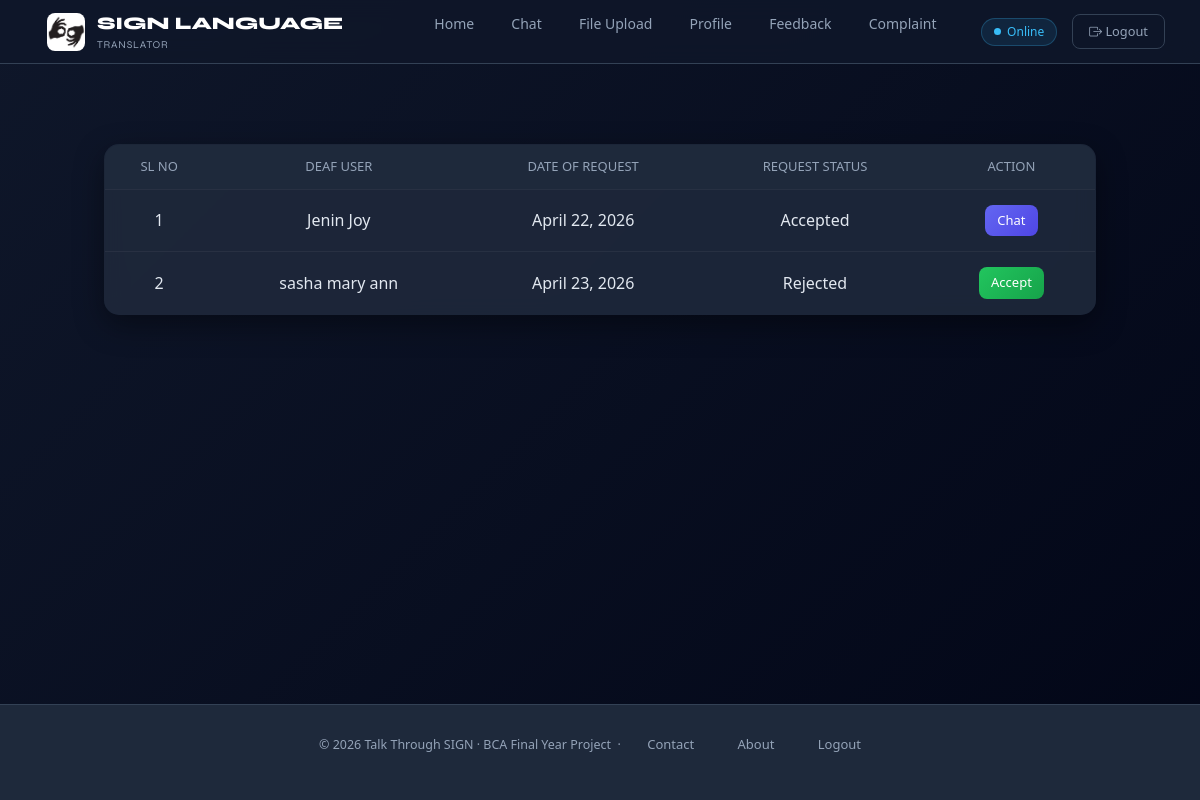
The page /User/ViewDeafRequest/ (signed in) on the database its author committed.
### User/models.py (models this page shows)
class tbl_request(models.Model):
    request_status=models.IntegerField(default=0)
    request_date=models.DateField(auto_now_add=True)
    user_id=models.ForeignKey(tbl_user,on_delete=models.CASCADE)
    deafuser_id=models.ForeignKey(tbl_deafuser,on_delete=models.CASCADE)

### Guest/models.py (models this page shows)
class tbl_deafuser(models.Model):
    deafuser_photo = models.FileField(upload_to="Assets/DeafUser/Photo")
    deafuser_name = models.CharField(max_length=30)
    deafuser_email = models.CharField(max_length=30)
    deafuser_contact = models.CharField(max_length=30,null=True)
    deafuser_address =  models.CharField(max_length=30)
    deafuser_password = models.CharField(max_length=8)
    place = models.ForeignKey(tbl_place, on_delete=models.CASCADE)
    deafuser_status = models.IntegerField(default=0)

### User/views.py (the view)
# urls.py: path('ViewDeafRequest/',views.ViewDeafRequest,name="ViewDeafRequest"),
def ViewDeafRequest(request):
    data=tbl_request.objects.filter(user_id=request.session['uid'])
    return render(request,'User/ViewDeafRequest.html',{'data':data})

### User/Templates/User/ViewDeafRequest.html (shortened to what this page needs)
{% extends 'User/Header.html' %}
{% load static %}
{% block content %}
<!DOCTYPE html>
<html lang="en">
<head>
</head>
<body>
    <table border="1">
        <tr>
            <td>SL NO</td>
            <td>Deaf User</td>
            <td>Date of Request</td>
            <td>Request Status</td>
            <td>Action</td>
        </tr>
        {% for i in data %}
        <tr>
            <td>{{forloop.counter}}</td>
            <td>{{i.deafuser_id.deafuser_name}}</td>
            <td>{{i.request_date}}</td>
            <td>
                {% if i.request_status == 0 %}
                Pending
                {% elif i.request_status == 1 %}
                Accepted
                {% elif i.request_status == 2 %}
                Rejected
                {% endif %}
            </td>
            <td>
                {% if i.request_status == 0 %}
                <a href="{% url 'User:acceptdeafrequest' i.id %}">Accept</a>
                <a href="{% url 'User:rejectdeafrequest' i.id %}">Reject</a>
                {% elif i.request_status == 1 %}
                <a href="{% url 'User:chat' i.deafuser_id.id %}">Chat</a>
                {% elif i.request_status == 2 %}
                <a href="{% url 'User:acceptdeafrequest' i.id %}">Accept</a>
                {% else %}
                Nil
                {% endif %}
            </td>
        </tr>
        {% endfor %}
    </table>
</body>
</html>
{% endblock content %}

### User/Templates/User/Header.html (style rules this page uses)
:root { --blue: #6366f1; --sky: #38bdf8; --dark: #0f172a; --card: #1e293b; --muted: #94a3b8; --border: #334155; --grad: linear-gradient(90deg, #6366f1, #38bdf8); }
* { box-sizing: border-box; margin: 0; padding: 0; }
body { font-family: 'DM Sans', sans-serif; background: var(--dark); color: #e2e8f0; min-height: 100vh; display: flex; flex-direction: column; }

### User/Templates/User/ViewDeafRequest.html (style rules this page uses)
body { background: linear-gradient(135deg, #0f172a, #020617); font-family: 'Segoe UI', Tahoma, Geneva, Verdana, sans-serif; color: #e2e8f0; }
table { width: 90%; margin: 40px auto; border-collapse: collapse; background: rgba(30, 41, 59, 0.9); backdrop-filter: blur(10px); border-radius: 15px; overflow: hidden; box-shadow: 0 10px 30px rgba(0,0,0,0.4); }
table tr:first-child { background: #1e293b; color: #94a3b8; text-transform: uppercase; font-size: 13px; }
td { padding: 12px; text-align: center; border-bottom: 1px solid rgba(255,255,255,0.05); }
a { display: inline-block; margin: 3px; padding: 6px 12px; border-radius: 8px; text-decoration: none; font-size: 13px; font-weight: 500; transition: 0.2s; }
a[href*="accept"] { background: linear-gradient(135deg, #22c55e, #16a34a); color: white; }
a[href*="chat"] { background: linear-gradient(135deg, #6366f1, #4f46e5); color: white; }

### rows shown on the page
tbl_request: deafuser_id.deafuser_name "Jenin Joy", request_date "April 22, 2026", request_status "Accepted"
tbl_request: deafuser_id.deafuser_name "sasha mary ann", request_date "April 23, 2026", request_status "Rejected"
